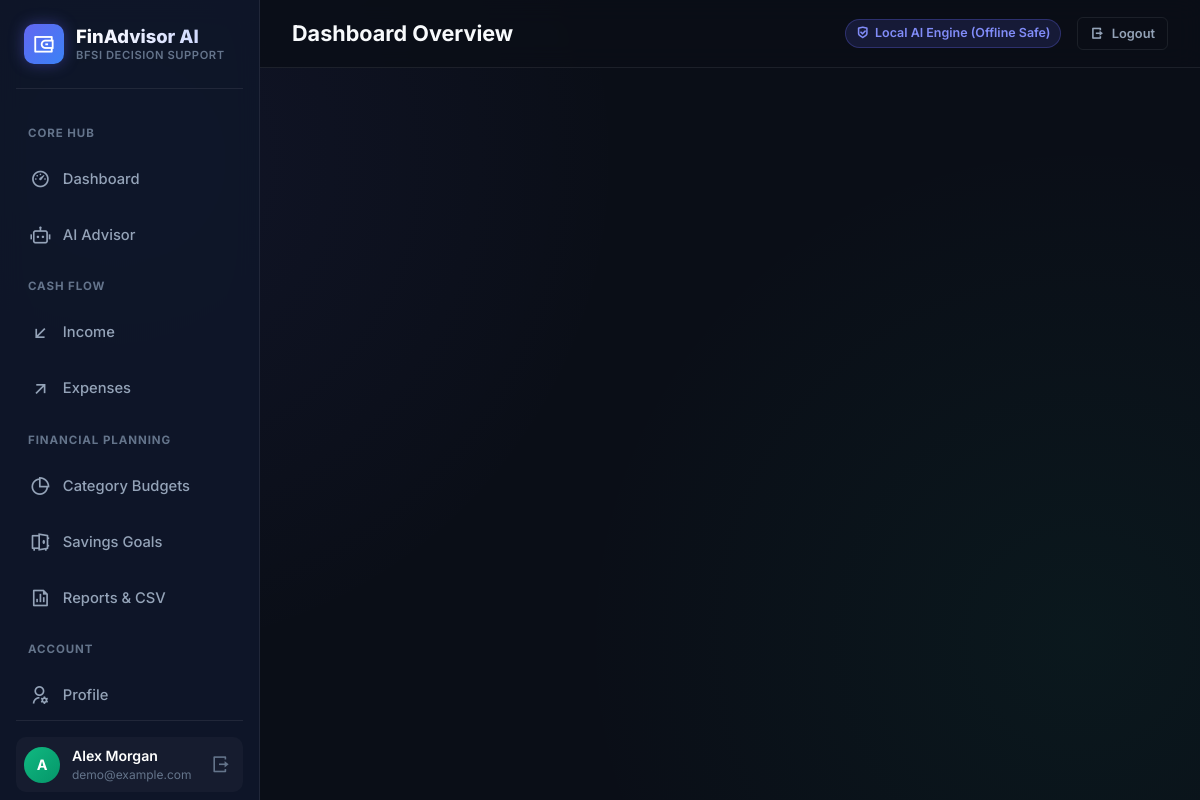
The page / (signed in) on the database its author committed.
### models.py (models this page shows, shortened)
class User(UserMixin, db.Model):
    __tablename__ = 'users'
    id = db.Column(db.Integer, primary_key=True)
    name = db.Column(db.String(100), nullable=False)
    email = db.Column(db.String(120), unique=True, nullable=False, index=True)
    password_hash = db.Column(db.String(255), nullable=False)
    created_at = db.Column(db.DateTime, default=utc_now)
    incomes = db.relationship('Income', backref='user', lazy=True, cascade='all, delete-orphan')
    expenses = db.relationship('Expense', backref='user', lazy=True, cascade='all, delete-orphan')
    budgets = db.relationship('Budget', backref='user', lazy=True, cascade='all, delete-orphan')
    savings_goals = db.relationship('SavingsGoal', backref='user', lazy=True, cascade='all, delete-orphan')

### routes/auth.py (the view)
@auth_bp.route('/')
def landing():
    return render_template('landing.html')

### templates/landing.html (shortened to what this page needs)
{% extends "base.html" %}

### templates/base.html (shortened to what this page needs)
<!DOCTYPE html>
<html lang="en">
<head>
  <link href="https://cdn.jsdelivr.net/npm/remixicon@4.2.0/fonts/remixicon.css" rel="stylesheet">
  <link rel="stylesheet" href="{{ url_for('static', filename='css/style.css') }}">
</head>
<body>
  {% if current_user.is_authenticated %}
  <div class="app-layout">
    <aside class="sidebar">
      <div class="brand">
        <div class="brand-icon">
          <i class="ri-wallet-3-line"></i>
        </div>
        <div>
          <div class="brand-text">FinAdvisor AI</div>
          <div class="brand-tag">BFSI Decision Support</div>
        </div>
      </div>
      <ul class="nav-menu">
        <li class="nav-label">Core Hub</li>
        <li>
          <a href="{{ url_for('dashboard.index') }}" class="nav-link {% if request.blueprint == 'dashboard' %}active{% endif %}">
            <i class="ri-dashboard-3-line"></i>
            <span>Dashboard</span>
          </a>
        </li>
        <li>
          <a href="{{ url_for('advisor.index') }}" class="nav-link {% if request.blueprint == 'advisor' %}active{% endif %}">
            <i class="ri-robot-2-line"></i>
            <span>AI Advisor</span>
          </a>
        </li>
        <li class="nav-label">Cash Flow</li>
        <li>
          <a href="{{ url_for('income.index') }}" class="nav-link {% if request.blueprint == 'income' %}active{% endif %}">
            <i class="ri-arrow-left-down-line"></i>
            <span>Income</span>
          </a>
        </li>
        <li>
          <a href="{{ url_for('expenses.index') }}" class="nav-link {% if request.blueprint == 'expenses' %}active{% endif %}">
            <i class="ri-arrow-right-up-line"></i>
            <span>Expenses</span>
          </a>
        </li>
        <li class="nav-label">Financial Planning</li>
        <li>
          <a href="{{ url_for('budget.index') }}" class="nav-link {% if request.blueprint == 'budget' %}active{% endif %}">
            <i class="ri-pie-chart-2-line"></i>
            <span>Category Budgets</span>
          </a>
        </li>
        <li>
          <a href="{{ url_for('savings.index') }}" class="nav-link {% if request.blueprint == 'savings' %}active{% endif %}">
            <i class="ri-safe-2-line"></i>
            <span>Savings Goals</span>
          </a>
        </li>
        <li>
          <a href="{{ url_for('reports.index') }}" class="nav-link {% if request.blueprint == 'reports' %}active{% endif %}">
            <i class="ri-file-chart-line"></i>
            <span>Reports & CSV</span>
          </a>
        </li>
        <li class="nav-label">Account</li>
        <li>
          <a href="{{ url_for('profile.index') }}" class="nav-link {% if request.blueprint == 'profile' %}active{% endif %}">
            <i class="ri-user-settings-line"></i>
            <span>Profile</span>
          </a>
        </li>
      </ul>
      <div class="nav-footer">
        <div class="user-snippet">
          <div class="user-avatar">{{ current_user.name[0] | upper }}</div>
          <div class="user-info">
            <div class="user-name">{{ current_user.name }}</div>
            <div class="user-role">{{ current_user.email }}</div>
          </div>
          <a href="{{ url_for('auth.logout') }}" title="Logout" style="color: var(--text-muted); font-size: 1.2rem; padding: 4px;">
            <i class="ri-logout-box-r-line"></i>
          </a>
        </div>
      </div>
    </aside>
    <div class="main-wrapper">
      <header class="topbar">
        <div class="topbar-left">
          <div class="page-title">{% block page_title %}Dashboard Overview{% endblock %}</div>
        </div>
        <div class="topbar-right">
          <span class="badge badge-purple">
            <i class="ri-shield-check-line"></i> Local AI Engine (Offline Safe)
          </span>
          <a href="{{ url_for('auth.logout') }}" class="btn btn-outline btn-sm">
            <i class="ri-logout-box-r-line"></i> Logout
          </a>
        </div>
      </header>
      <main class="content-body">
      </main>
    </div>
  </div>
  {% endif %}
</body>
</html>

### rows shown on the page
User: name "A", name "Alex Morgan", email "demo@example.com"
